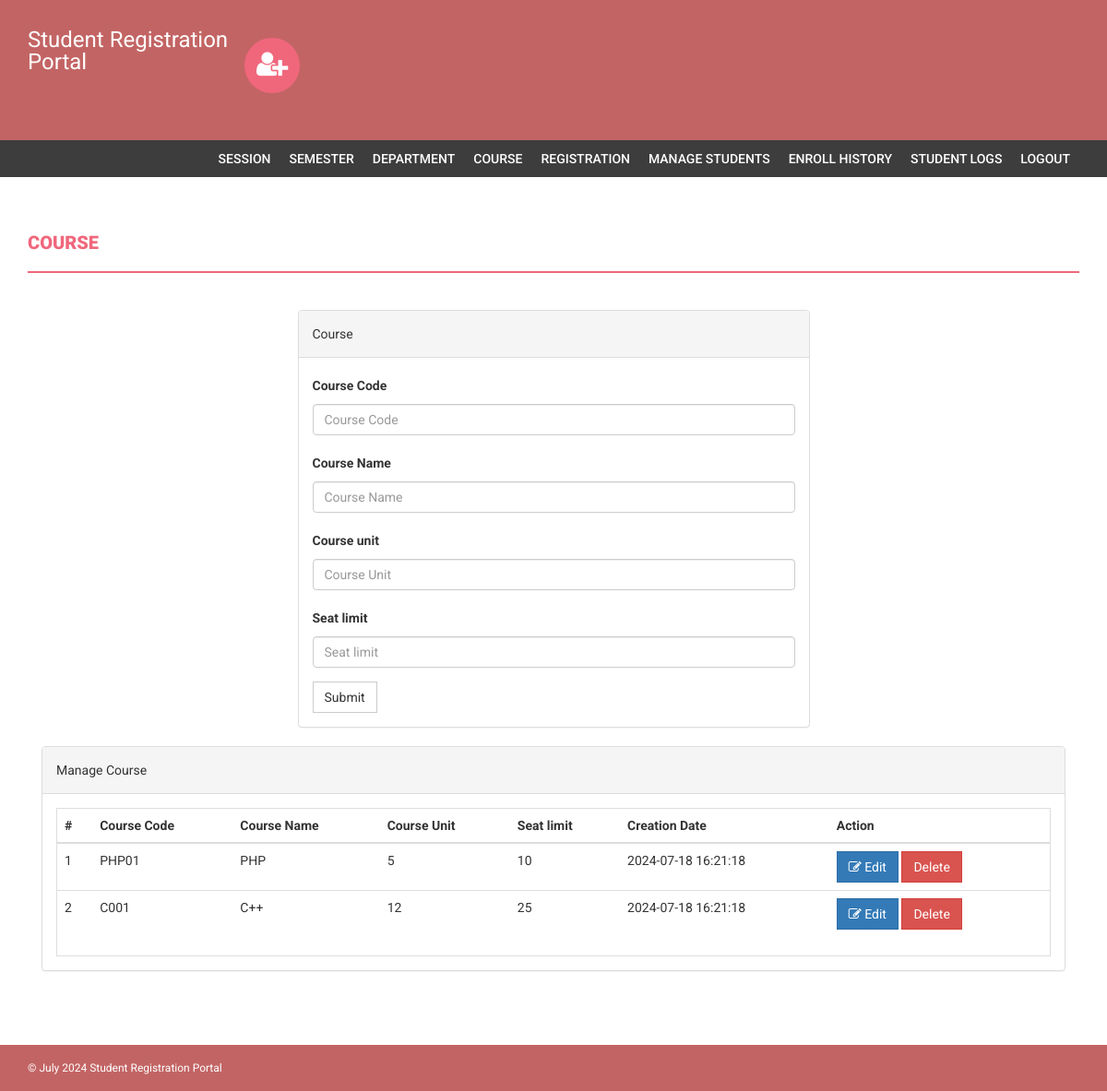
Page /admin/course.php (signed in) on the committed database.
### tables this page shows
CREATE TABLE `course` (
  `id` int(11) NOT NULL,
  `courseCode` varchar(255) DEFAULT NULL,
  `courseName` varchar(255) DEFAULT NULL,
  `courseUnit` varchar(255) DEFAULT NULL,
  `noofSeats` int(11) DEFAULT NULL,
  `creationDate` timestamp NULL DEFAULT current_timestamp(),
  `updationDate` varchar(255) DEFAULT NULL
);

### admin/course.php (the view, shortened to what this page needs)
<?php
if(strlen($_SESSION['alogin'])==0)
    {
header('location:index.php');
}
else{
?>
<!DOCTYPE html>
<html xmlns="http://www.w3.org/1999/xhtml">
<head>
    <link href="assets/css/bootstrap.css" rel="stylesheet" />
    <link href="assets/css/font-awesome.css" rel="stylesheet" />
    <link href="assets/css/style.css" rel="stylesheet" />
</head>
<body>
<?php include('includes/header.php');?>
<?php if($_SESSION['alogin']!="")
{
 include('includes/menubar.php');
}
 ?>
    <div class="content-wrapper">
        <div class="container">
              <div class="row">
                    <div class="col-md-12">
                        <h1 class="page-head-line">Course  </h1>
                    </div>
                </div>
                <div class="row" >
                  <div class="col-md-3"></div>
                    <div class="col-md-6">
                        <div class="panel panel-default">
                        <div class="panel-heading">
                           Course
                        </div>
                        <div class="panel-body">
                       <form name="dept" method="post">
   <div class="form-group">
    <label for="coursecode">Course Code  </label>
    <input type="text" class="form-control" id="coursecode" name="coursecode" placeholder="Course Code" required />
  </div>
 <div class="form-group">
    <label for="coursename">Course Name  </label>
    <input type="text" class="form-control" id="coursename" name="coursename" placeholder="Course Name" required />
  </div>
<div class="form-group">
    <label for="courseunit">Course unit  </label>
    <input type="text" class="form-control" id="courseunit" name="courseunit" placeholder="Course Unit" required />
  </div>
<div class="form-group">
    <label for="seatlimit">Seat limit  </label>
    <input type="text" class="form-control" id="seatlimit" name="seatlimit" placeholder="Seat limit" required />
  </div>
 <button type="submit" name="submit" class="btn btn-default">Submit</button>
</form>
                            </div>
                            </div>
                    </div>
                </div>
                <div class="col-md-12">
                    <div class="panel panel-default">
                        <div class="panel-heading">
                            Manage Course
                        </div>
                        <div class="panel-body">
                            <div class="table-responsive table-bordered">
                                <table class="table">
                                    <thead>
                                        <tr>
                                            <th>#</th>
                                            <th>Course Code</th>
                                            <th>Course Name </th>
                                            <th>Course Unit</th>
                                            <th>Seat limit</th>
                                             <th>Creation Date</th>
                                             <th>Action</th>
                                        </tr>
                                    </thead>
                                    <tbody>
<?php
$sql=mysqli_query($con,"select * from course");
$cnt=1;
while($row=mysqli_fetch_array($sql))
{
?>
                                        <tr>
                                            <td><?php echo $cnt;?></td>
                                            <td><?php echo htmlentities($row['courseCode']);?></td>
                                            <td><?php echo htmlentities($row['courseName']);?></td>
                                            <td><?php echo htmlentities($row['courseUnit']);?></td>
                                             <td><?php echo htmlentities($row['noofSeats']);?></td>
                                            <td><?php echo htmlentities($row['creationDate']);?></td>
                                            <td>
                                            <a href="edit-course.php?id=<?php echo $row['id']?>">
<button class="btn btn-primary"><i class="fa fa-edit "></i> Edit</button> </a>
  <a href="course.php?id=<?php echo $row['id']?>&del=delete" onClick="return confirm('Are you sure you want to delete?')">
                                            <button class="btn btn-danger">Delete</button>
</a>
                                            </td>
                                        </tr>
<?php
$cnt++;
} ?>
                                    </tbody>
                                </table>
                            </div>
                        </div>
                    </div>
                </div>
            </div>
        </div>
  <?php include('includes/footer.php');?>
</body>
</html>
<?php } ?>

### admin/assets/css/style.css (style rules this page uses)
body { font-family: 'Roboto', sans-serif; line-height: 30px; }
.content-wrapper { margin-top: 40px; min-height: 600px; padding-bottom: 60px; }
.page-head-line { font-weight: 900; padding-bottom: 20px; border-bottom: 2px solid #F0677C; text-transform: uppercase; color: #F0677C; font-size: 20px; margin-bottom: 40px; }
.btn { border-radius: 0px; -webkit-border-radius: 0px; -moz-border-radius: 0px; }

### rows in the picture
course: courseCode "PHP01", courseName "PHP", courseUnit "5", noofSeats "10", creationDate "2024-07-18 16:21:18"
course: courseCode "C001", courseName "C++", courseUnit "12", noofSeats "25", creationDate "2024-07-18 16:21:18"
